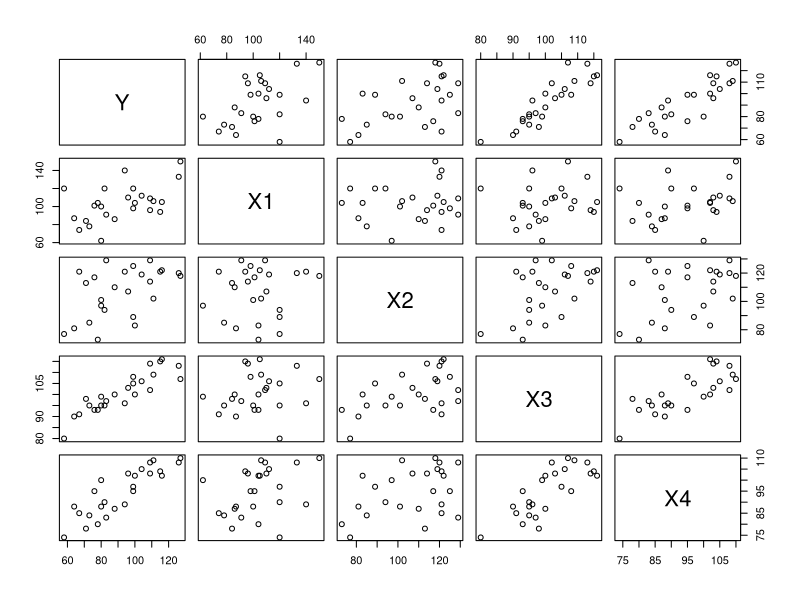
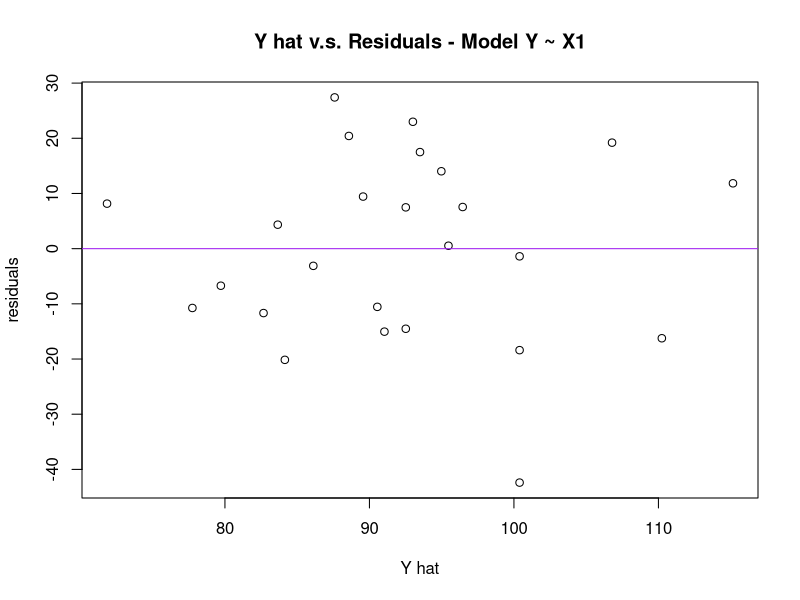
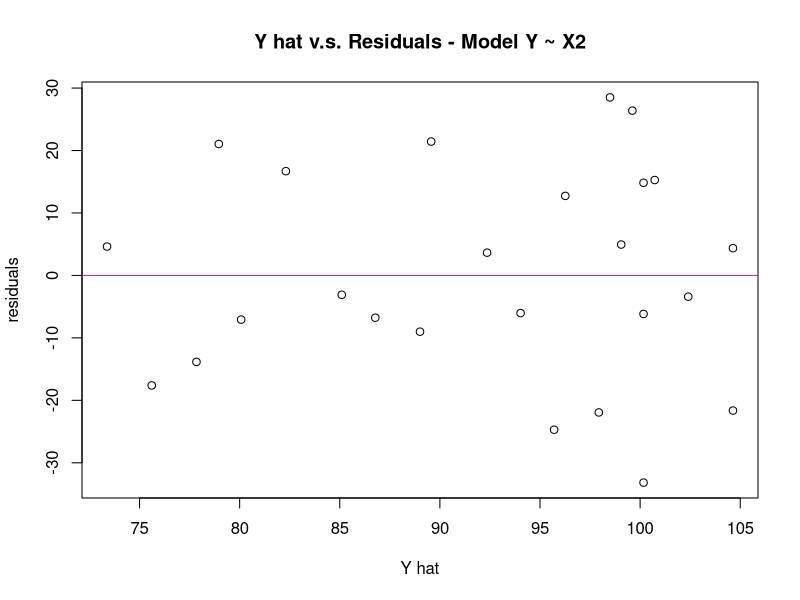
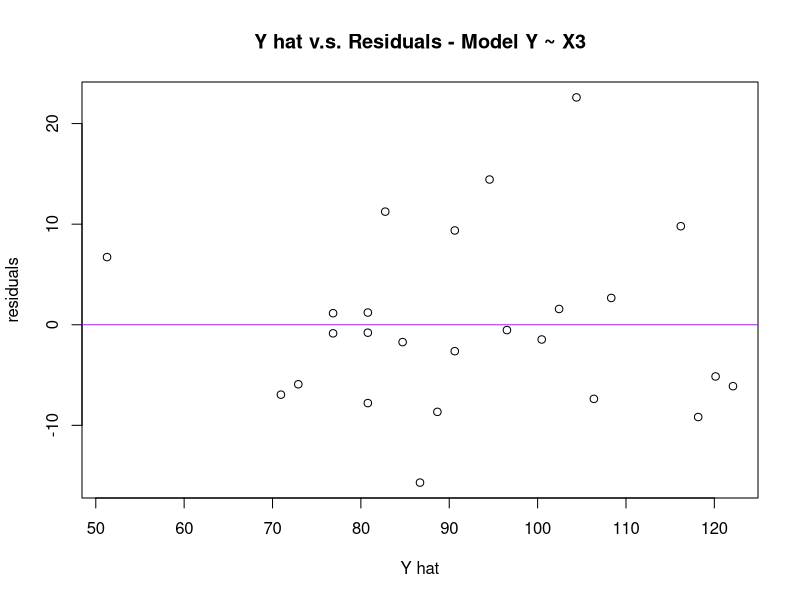
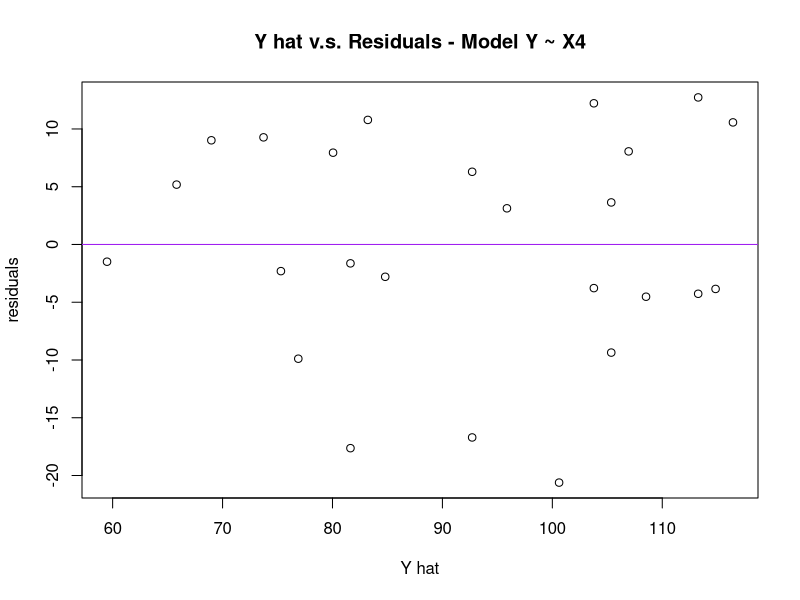
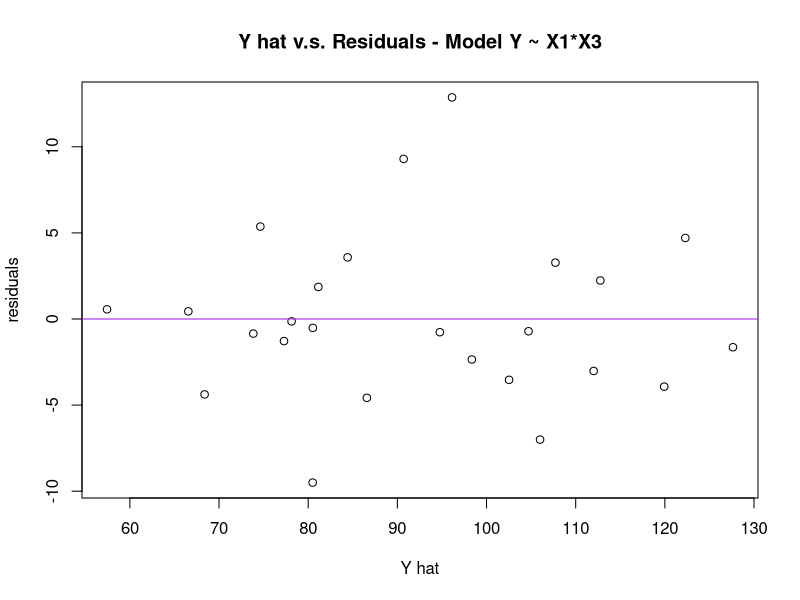
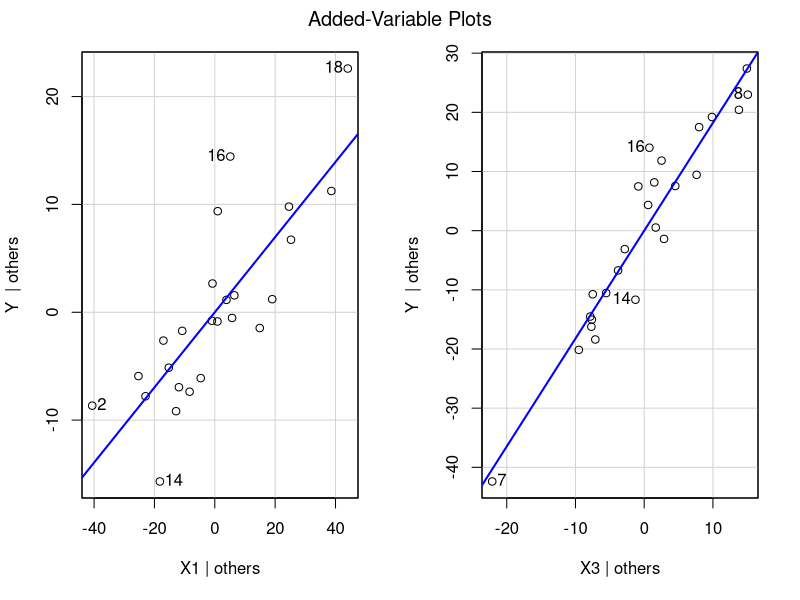
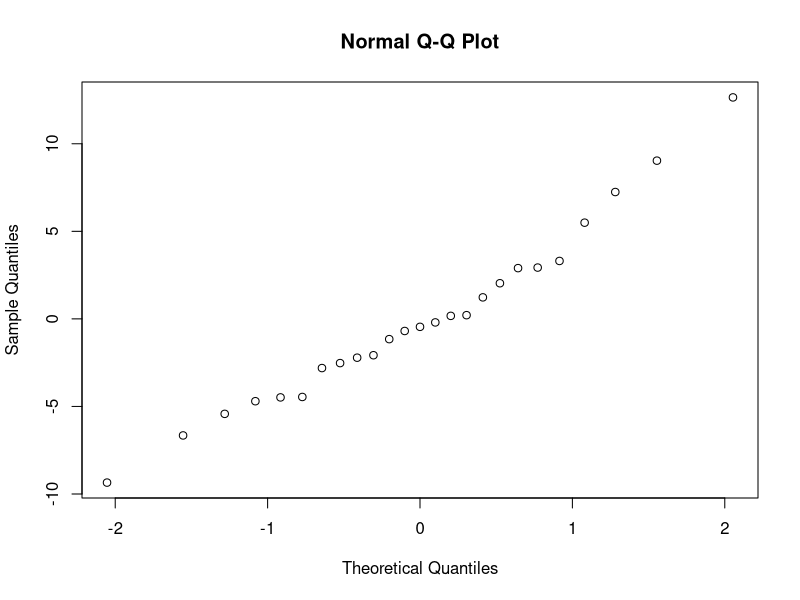

Reproduce these figures in R, in order.
## ---- chunk 1
knitr::opts_chunk$set(echo = TRUE)
## ---- chunk 2
full=read.table("Homework_data_5_Problem1and2.txt",head=FALSE, col.names = c('Y','X1','X2', 'X3','X4'))

plot(full)
## ---- chunk 3
cor(full)
## ---- chunk 4
Y=full$Y
X1=full$X1
X2=full$X2
X3=full$X3
X4=full$X4

regr = lm(Y~X1+X2+X3+X4)
regr
## ---- chunk 5
summary(lm(Y~X1))$adj.r.squared 
summary(lm(Y~X1+X2))$adj.r.squared 
summary(lm(Y~X1+X3))$adj.r.squared 
summary(lm(Y~X1+X4))$adj.r.squared 
summary(lm(Y~X1+X2+X3))$adj.r.squared 
summary(lm(Y~X1+X2+X4))$adj.r.squared 
summary(lm(Y~X1+X3+X4))$adj.r.squared 
summary(lm(Y~X1+X2+X3+X4))$adj.r.squared 
summary(lm(Y~X2+X3))$adj.r.squared 
summary(lm(Y~X2+X4))$adj.r.squared 
summary(lm(Y~X2+X3+X4))$adj.r.squared 
summary(lm(Y~X3+X4))$adj.r.squared 
## ---- chunk 6
lm(Y~X1+X3+X4)
lm(Y~X1+X2+X3+X4)
lm(Y~X1+X3)
lm(Y~X1+X2+X3)
## ---- chunk 7
library(MASS)
Null = lm(Y ~ 1)
addterm(Null, scope = regr, test="F")
## ---- chunk 8
NewMod = update( Null, .~. + X3)
addterm( NewMod, scope = regr, test="F" )
## ---- chunk 9
NewMod = update( NewMod, .~. + X1)
addterm( NewMod, scope = regr, test="F" )
## ---- chunk 10
NewMod = update( NewMod, .~. + X4)
addterm( NewMod, scope = regr, test="F" )
## ---- chunk 11
lm(Y~X1+X3+X4)
## ---- chunk 12
regr1 = lm(Y~X1)
plot(regr1$fitted.values, regr1$residuals, main="Y hat v.s. Residuals - Model Y ~ X1", xlab="Y hat", ylab="residuals")
abline(0,0, col = "purple")
## ---- chunk 13
regr2 = lm(Y~X2)
plot(regr2$fitted.values, regr2$residuals, main="Y hat v.s. Residuals - Model Y ~ X2", xlab="Y hat", ylab="residuals")
abline(0,0, col = "purple")
## ---- chunk 14
regr3 = lm(Y~X3)
plot(regr3$fitted.values, regr3$residuals, main="Y hat v.s. Residuals - Model Y ~ X3", xlab="Y hat", ylab="residuals")
abline(0,0, col = "purple")
## ---- chunk 15
regr4 = lm(Y~X4)
plot(regr4$fitted.values, regr4$residuals, main="Y hat v.s. Residuals - Model Y ~ X4", xlab="Y hat", ylab="residuals")
abline(0,0, col = "purple")
## ---- chunk 16
regr13 = lm(Y~X1*X3)
plot(regr13$fitted.values, regr13$residuals, main="Y hat v.s. Residuals - Model Y ~ X1*X3", xlab="Y hat", ylab="residuals")
abline(0,0, col = "purple")
## ---- chunk 17
library(car)
avPlots(lm(Y~X1+X3))
## ---- chunk 18
regr1_3 = lm(Y~X1+X3)
qqp = qqnorm(regr1_3$residuals)
## ---- chunk 19
cor(qqp$x, qqp$y)
## ---- chunk 20
studentized_resid = rstudent(regr1_3)
studentized_resid
## ---- chunk 21
n=25
p=3
ifelse(abs(studentized_resid) > qt(p=1-0.05/(2*n),df=n-p-1), "outlier", "Non-outlier") 
## ---- chunk 22
hat_value = hatvalues(regr1_3)
hat_value
## ---- chunk 23
ifelse(hat_value > 2*p/n, "outlier", "Non-outlier") 
## ---- chunk 24
dfbetas_table = dfbetas(regr1_3)
influence_table = cbind(
  "DFFITS"  = dffits(regr1_3),
  "DFBETA_Intercept" = dfbetas_table[,1],
  "DFBETA_X1" = dfbetas_table[,2],
  "DFBETA_X3" = dfbetas_table[,3],
  "Cook's Dist." = cooks.distance(regr1_3))

influence_table[c(7,18,16),]
## ---- chunk 25
library(car)
vif(regr1_3)
